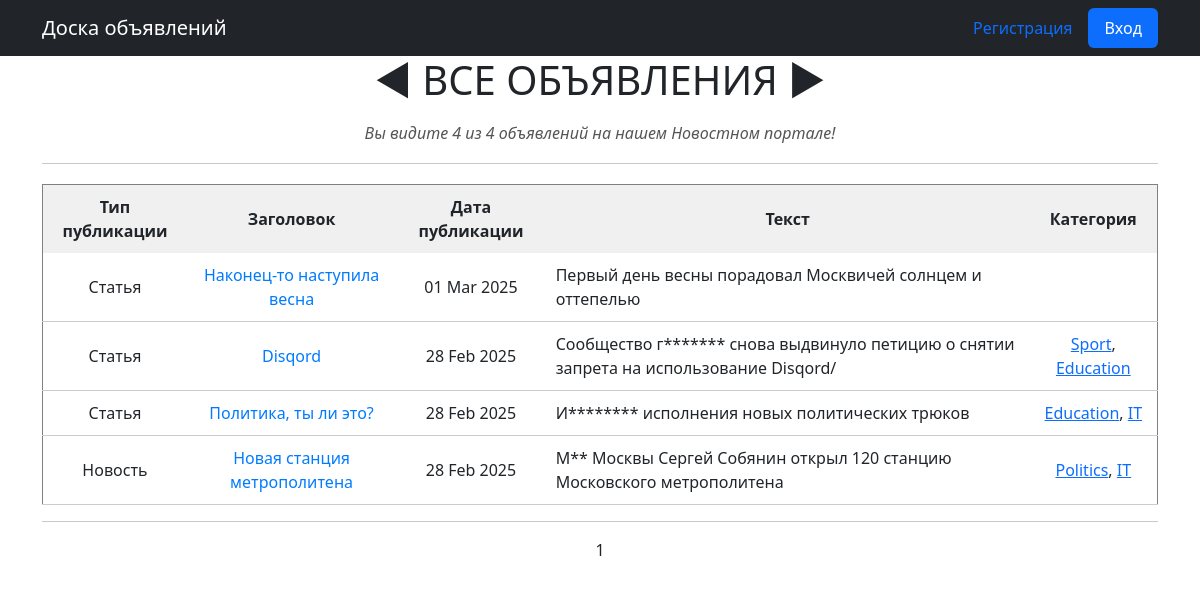
The page /news/ on the database as committed earlier.
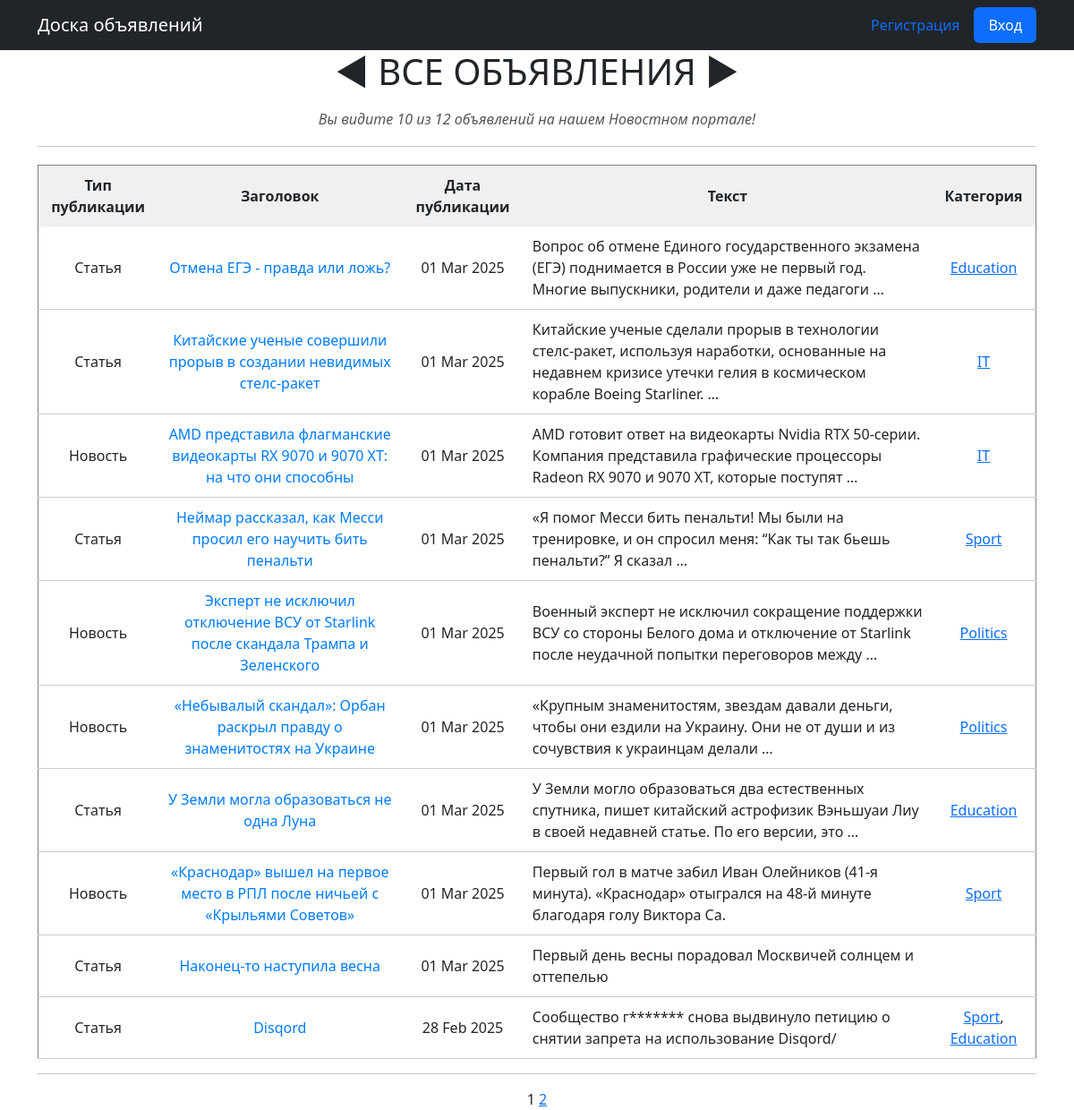
The same page on the database as committed later.
### news/models.py (models this page shows, shortened)
class Post(models.Model):
    author = models.ForeignKey(Author, on_delete=models.CASCADE)
    ARTICLE = 'AR'
    NEWS = 'NW'
    CATEGORIES = (
        (NEWS, 'Новость'),
        (ARTICLE, 'Статья'),
    )
    publication = models.CharField(max_length=2, choices=CATEGORIES, default=NEWS)
    date_creation = models.DateTimeField(auto_now_add=True)
    post_category = models.ManyToManyField(Category, through='PostCategory')
    title = models.CharField(max_length=256)
    text = models.TextField()
    rating = models.SmallIntegerField(default=0)

class Category(models.Model):
    name_category = models.CharField(max_length=64, unique=True)
    subscribers = models.ManyToManyField(User, related_name='categories')
    def __str__(self):
        return f'{self.name_category}'

### news/views.py (the view)
# urls.py: path('', cache_page(60)(NewsList.as_view()), name='news_list'),
class NewsList(ListView):
    model = Post
    ordering = '-date_creation'
    template_name = 'news.html'
    context_object_name = 'news'
    paginate_by = 10
    def get_context_data(self, **kwargs):
        context = super().get_context_data(**kwargs)
        user = self.request.user
        context['is_author'] = user.is_authenticated and user.groups.filter(name='authors').exists()
        context['date_creation'] = datetime.utcnow()
        if user.is_authenticated and context['is_author']:
            limit = settings.DAY_LIMIT_POSTS
            prev_day = timezone.now() - timedelta(hours=24)
            posts_day_count = Post.objects.filter(
                date_creation__gte=prev_day,
                author__authorUser=user
            ).count()
            context.update({
                'limit': limit,
                'count': posts_day_count,
                'posts_limit': posts_day_count >= limit,
            })
        else:
            context.update({'limit': 0, 'count': 0, 'posts_limit': False})
        return context

### news/templatetags/custom_filters.py (called while the page is built)
@register.filter()
def censor(value):
    bad_word = ['Искусство', 'Мэр', 'геймеров', 'очко']
    for word in value.split():
        for i in bad_word:
            if i.lower() in word.lower().replace(',.:;/-\\""', ''):
                value = value.replace(i, f"{i[0]}{'*' * (len(i) - 1)}")
    if not isinstance(value, str):
        raise TypeError(f'Фильтр применяется к неразрешенному типу {type(value)}\nРазрешенный тип str')
    return value

### templates/news.html (shortened to what this page needs)
{% extends 'flatpages/default.html' %}
{% load custom_filters %}
{% block content %}
<h1 style="text-align: center; margin-bottom: 20px;">◄ ВСЕ ОБЪЯВЛЕНИЯ ►</h1>
<h6 style="text-align: center; color: #555;"><i>Вы видите {{ news|length }} из {{ paginator.count }} объявлений на нашем Новостном портале!</i></h6>
<hr style="margin: 20px 0;">
{% if news %}
    <table border="1" cellpadding="10" cellspacing="0" width="100%" style="border-collapse: collapse; text-align: center;">
        <thead style="background-color: #f0f0f0; font-weight: bold;">
            <tr>
                <th>Тип публикации</th>
                <th>Заголовок</th>
                <th>Дата публикации</th>
                <th>Текст</th>
                <th>Категория</th>
            </tr>
        </thead>
        <tbody>
            {% for new in news %}
            <tr style="border-bottom: 1px solid #ccc;">
                <td>{{ new.get_publication_display }}</td>
                <td>
                    <a class="nav-link" href="{% url 'new_detail' new.id %}" style="text-decoration: none; color: #007bff;">{{ new.title|censor }}</a>
                </td>
                <td>{{ new.date_creation|date:'d M Y' }}</td>
                <td style="text-align: left;">{{ new.text|truncatewords:20|censor }}</td>
                <td>
                    {% for category in new.post_category.all %}
                        <a href="{% url 'category_news' category.id %}">{{ category }}</a>{% if not forloop.last %}, {% endif %}
                    {% endfor %}
                </td>
            </tr>
            {% endfor %}
        </tbody>
    </table>
{% else %}
    <h2>Объявления не найдены!</h2>
   {% endif %}
   <hr>
   {{ page_obj.number }}
   {% if page_obj.has_next %}
       <a href="?page={{ page_obj.next_page_number }}">{{ page_obj.next_page_number }}</a>
   {% endif %}
{% endblock content %}

Rows that differ between the two databases and show on the page:
no longer on this page (row unchanged): Post: publication "Статья", title|censor "Политика, ты ли это?", date_creation "28 Feb 2025", text|censor "И******** исполнения новых политических трюков", Category (name_category "Education"), Category (name_category "IT")
no longer on this page (row unchanged): Post: publication "Новость", title|censor "Новая станция метрополитена", date_creation "28 Feb 2025", text|censor "М** Москвы Сергей Собянин открыл 120 станцию Московского метрополитена", Category (name_category "Politics"), Category (name_category "IT")
added Post: publication "Статья", title|censor "Отмена ЕГЭ - правда или ложь?", date_creation "01 Mar 2025", text|censor "Вопрос об отмене Единого государственного экзамена (ЕГЭ) поднимается в России уже не первый год. Многие выпускники, родители и даже педагоги …", Category (name_category "Education")
added Post: publication "Статья", title|censor "Китайские ученые совершили прорыв в создании невидимых стелс-ракет", date_creation "01 Mar 2025", text|censor "Китайские ученые сделали прорыв в технологии стелс-ракет, используя наработки, основанные на недавнем кризисе утечки гелия в космическом корабле Boeing Starliner. …", Category (name_category "IT")
added Post: publication "Новость", title|censor "AMD представила флагманские видеокарты RX 9070 и 9070 XT: на что они способны", date_creation "01 Mar 2025", text|censor "AMD готовит ответ на видеокарты Nvidia RTX 50-серии. Компания представила графические процессоры Radeon RX 9070 и 9070 XT, которые поступят …", Category (name_category "IT")
added Post: publication "Статья", title|censor "Неймар рассказал, как Месси просил его научить бить пенальти", date_creation "01 Mar 2025", text|censor "«Я помог Месси бить пенальти! Мы были на тренировке, и он спросил меня: “Как ты так бьешь пенальти?” Я сказал …", Category (name_category "Sport")
added Post: publication "Новость", title|censor "Эксперт не исключил отключение ВСУ от Starlink после скандала Трампа и Зеленского", date_creation "01 Mar 2025", text|censor "Военный эксперт не исключил сокращение поддержки ВСУ со стороны Белого дома и отключение от Starlink после неудачной попытки переговоров между …", Category (name_category "Politics")
added Post: publication "Новость", title|censor "«Небывалый скандал»: Орбан раскрыл правду о знаменитостях на Украине", date_creation "01 Mar 2025", text|censor "«Крупным знаменитостям, звездам давали деньги, чтобы они ездили на Украину. Они не от души и из сочувствия к украинцам делали …", Category (name_category "Politics")
added Post: publication "Статья", title|censor "У Земли могла образоваться не одна Луна", date_creation "01 Mar 2025", text|censor "У Земли могло образоваться два естественных спутника, пишет китайский астрофизик Вэньшуаи Лиу в своей недавней статье. По его версии, это …", Category (name_category "Education")
added Post: publication "Новость", title|censor "«Краснодар» вышел на первое место в РПЛ после ничьей с «Крыльями Советов»", date_creation "01 Mar 2025", text|censor "Первый гол в матче забил Иван Олейников (41-я минута). «Краснодар» отыгрался на 48-й минуте благодаря голу Виктора Са.", Category (name_category "Sport")
Other text that changed with them:
{{ news|length }}: "4" → "10"
{{ paginator.count }}: "4" → "12"
{{ page_obj.next_page_number }}: (not shown) → "2"
